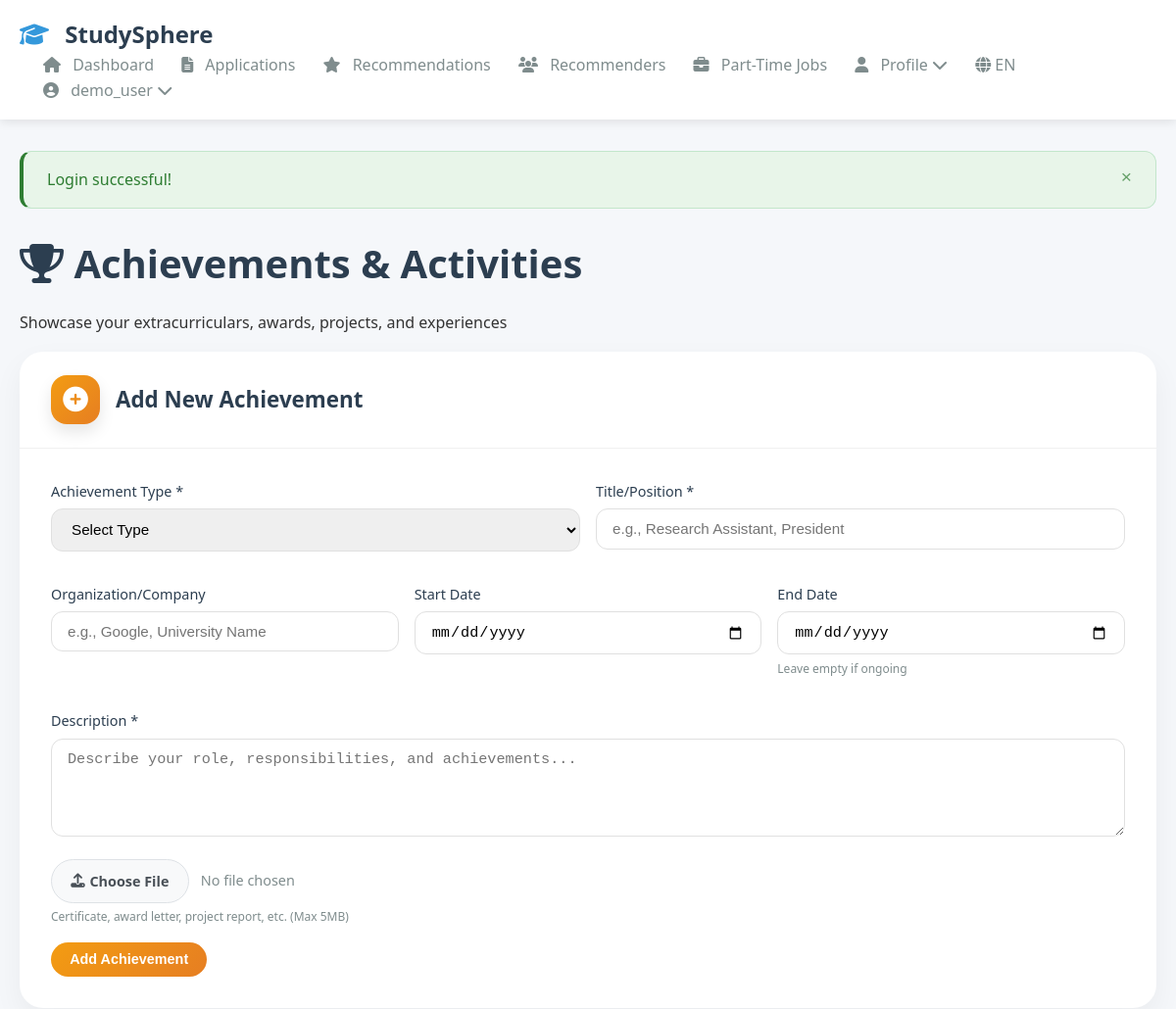
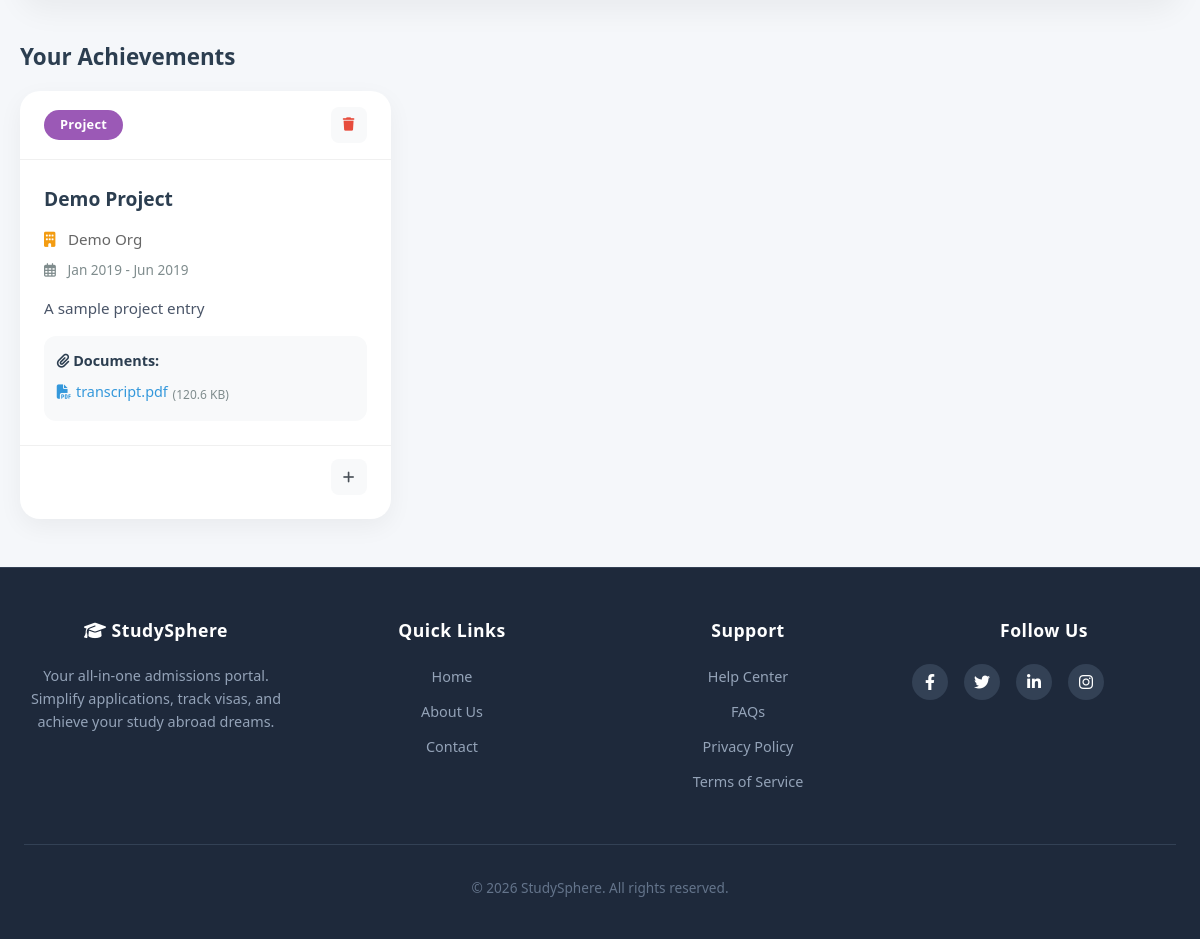
The page /public/student/achievements.php (signed in) on the database its author committed (2 pictures, top to bottom).
### tables this page shows
CREATE TABLE users (
  user_id INT UNSIGNED NOT NULL AUTO_INCREMENT PRIMARY KEY,
  username VARCHAR(50) NOT NULL UNIQUE,
  email VARCHAR(255) NOT NULL UNIQUE,
  password_hash VARCHAR(255) NOT NULL,
  default_role_id INT UNSIGNED NOT NULL DEFAULT 1,
  is_verified TINYINT(1) NOT NULL DEFAULT 0,
  is_disabled TINYINT(1) NOT NULL DEFAULT 0,
  preferred_language VARCHAR(10) DEFAULT 'en',
  last_login_at DATETIME NULL,
  created_at DATETIME NOT NULL DEFAULT CURRENT_TIMESTAMP,
  updated_at DATETIME NOT NULL DEFAULT CURRENT_TIMESTAMP ON UPDATE CURRENT_TIMESTAMP,
  deleted_at DATETIME NULL,
  FOREIGN KEY (default_role_id) REFERENCES roles(role_id) ON DELETE RESTRICT,
  KEY idx_users_email (email),
  KEY idx_users_username (username)
);

CREATE TABLE achievements (
  achievement_id INT UNSIGNED NOT NULL AUTO_INCREMENT PRIMARY KEY,
  student_id INT UNSIGNED NOT NULL,
  achievement_type_id INT UNSIGNED NOT NULL,
  title VARCHAR(255) NULL,
  description TEXT NULL,
  organization VARCHAR(255) NULL,
  start_date DATE NULL,
  end_date DATE NULL,
  attachment_id INT UNSIGNED NULL,
  created_at DATETIME NOT NULL DEFAULT CURRENT_TIMESTAMP,
  updated_at DATETIME NULL,
  deleted_at DATETIME NULL,
  FOREIGN KEY (student_id) REFERENCES students(student_id) ON DELETE CASCADE,
  FOREIGN KEY (achievement_type_id) REFERENCES achievement_types(achievement_type_id) ON DELETE RESTRICT,
  FOREIGN KEY (attachment_id) REFERENCES attachments(attachment_id) ON DELETE SET NULL,
  KEY idx_achievements_student (student_id),
  KEY idx_achievements_type (achievement_type_id)
);

CREATE TABLE achievement_types (
  achievement_type_id INT UNSIGNED NOT NULL AUTO_INCREMENT PRIMARY KEY,
  code VARCHAR(50) NOT NULL UNIQUE,
  name VARCHAR(120) NOT NULL,
  created_at DATETIME NOT NULL DEFAULT CURRENT_TIMESTAMP
);

CREATE TABLE attachments (
  attachment_id INT UNSIGNED NOT NULL AUTO_INCREMENT PRIMARY KEY,
  uploader_user_id INT UNSIGNED NOT NULL,
  filename VARCHAR(255) NOT NULL,
  file_url VARCHAR(2048) NOT NULL,
  file_type VARCHAR(100) NULL,
  file_size INT UNSIGNED NULL,
  checksum VARCHAR(128) NULL,
  verified_by_admin_id INT UNSIGNED NULL,
  verified_at DATETIME NULL,
  created_at DATETIME NOT NULL DEFAULT CURRENT_TIMESTAMP,
  deleted_at DATETIME NULL,
  created_by INT UNSIGNED NULL,
  updated_by INT UNSIGNED NULL,
  updated_at DATETIME NULL,
  FOREIGN KEY (uploader_user_id) REFERENCES users(user_id) ON DELETE CASCADE,
  FOREIGN KEY (verified_by_admin_id) REFERENCES users(user_id) ON DELETE SET NULL,
  FOREIGN KEY (created_by) REFERENCES users(user_id) ON DELETE SET NULL,
  FOREIGN KEY (updated_by) REFERENCES users(user_id) ON DELETE SET NULL,
  KEY idx_attachments_uploader (uploader_user_id),
  KEY idx_attachments_verified_by (verified_by_admin_id),
  KEY idx_attachments_created_at (created_at),
  KEY idx_attachments_file_type (file_type)
);

### public/student/achievements.php (the view, shortened to what the rows shown need)
<?php
require_once '../../app/includes/init.php';
require_once '../../app/templates/header.php';
$auth = new Auth();
$student_id = $auth->getStudentId();
$db = new Database();
$achievements = $db->fetchAll(
    "SELECT a.*, at.name as type_name
     FROM achievements a
     JOIN achievement_types at ON a.achievement_type_id = at.achievement_type_id
     WHERE a.student_id = ? AND a.deleted_at IS NULL
     ORDER BY a.end_date DESC",
    [$student_id]
);
?>
<div class="page-header">
    <h1><i class="fas fa-trophy"></i> Achievements & Activities</h1>
</div>
<?php if (empty($achievements)): ?>
    <div class="empty-state">
        <i class="fas fa-trophy fa-4x"></i>
        <h4>No achievements yet</h4>
        <p>Add your first achievement using the form above.</p>
    </div>
<?php else: ?>
    <div class="achievements-grid">
        <?php foreach ($achievements as $achievement): ?>
            <div class="achievement-card">
                <div class="card-header">
                    <div class="type-badge" style="background: <?php
                        $colors = ['#3498db', '#9b59b6', '#e74c3c', '#f39c12', '#2ecc71', '#1abc9c'];
                        echo $colors[$achievement['achievement_type_id'] % count($colors)];
                    ?>;">
                        <?php echo $achievement['type_name']; ?>
                    </div>
                    <div class="card-actions">
                        <form method="POST" onsubmit="return confirm('Delete this achievement?');">
                            <button type="submit" name="delete_achievement" class="btn-icon btn-danger" title="Delete">
                                <i class="fas fa-trash"></i>
                            </button>
                        </form>
                    </div>
                </div>
                <div class="card-body">
                    <h4><?php echo htmlspecialchars($achievement['title']); ?></h4>
                    <?php if ($achievement['organization']): ?>
                        <p class="organization"><i class="fas fa-building"></i> <?php echo htmlspecialchars($achievement['organization']); ?></p>
                    <?php endif; ?>
                    <?php if ($achievement['start_date']): ?>
                        <p class="date"><i class="far fa-calendar-alt"></i>
                            <?php echo Helpers::formatDate($achievement['start_date'], 'M Y'); ?> -
                            <?php echo $achievement['end_date'] ? Helpers::formatDate($achievement['end_date'], 'M Y') : 'Present'; ?>
                        </p>
                    <?php endif; ?>
                    <p class="description"><?php echo nl2br(htmlspecialchars($achievement['description'])); ?></p>
                    <?php
                    $documents = $db->fetchAll(
                        "SELECT a.* FROM attachments a
                         JOIN achievement_documents ad ON a.attachment_id = ad.attachment_id
                         WHERE ad.achievement_id = ? AND a.deleted_at IS NULL",
                        [$achievement['achievement_id']]
                    );
                    ?>
                    <?php if (!empty($documents)): ?>
                        <div class="documents">
                            <strong><i class="fas fa-paperclip"></i> Documents:</strong>
                            <ul>
                                <?php foreach ($documents as $doc): ?>
                                    <li>
                                        <a href="<?php echo $doc['file_url']; ?>" target="_blank">
                                            <i class="fas fa-file-pdf"></i> <?php echo htmlspecialchars($doc['filename']); ?>
                                            <small>(<?php echo round($doc['file_size']/1024, 1); ?> KB)</small>
                                        </a>
                                    </li>
                                <?php endforeach; ?>
                            </ul>
                        </div>
                    <?php endif; ?>
                </div>
                <div class="card-footer">
                    <button class="btn-icon" onclick="toggleUploadForm(<?php echo $achievement['achievement_id']; ?>)" title="Add Document">
                        <i class="fas fa-plus"></i>
                    </button>
                </div>
            </div>
        <?php endforeach; ?>
    </div>
<?php endif; ?>
<?php require_once '../../app/templates/footer.php'; ?>

### app/templates/header.php (shortened to what the rows shown need)
<?php
$current_user = isset($_SESSION['user_id']) ? (new Auth())->getCurrentUser() : null;
?>
<!DOCTYPE html>
<html lang="en">
<head>
    <link rel="stylesheet" href="/studysphere/public/assets/css/main.css">
    <link rel="stylesheet" href="https://cdnjs.cloudflare.com/ajax/libs/font-awesome/6.4.0/css/all.min.css">
</head>
<body>
    <nav class="navbar">
        <div class="container">
            <div class="nav-menu" id="navMenu">
                <?php if (isset($_SESSION['user_id'])): ?>
                    <?php if ($_SESSION['role'] == 'student'): ?>
                        <a href="/studysphere/public/student/dashboard.php" class="nav-link">
                            <i class="fas fa-home"></i> <span class="nav-text">Dashboard</span>
                        </a>
                        <a href="/studysphere/public/student/applications.php" class="nav-link">
                            <i class="fas fa-file-alt"></i> <span class="nav-text">Applications</span>
                        </a>
                        <a href="/studysphere/public/student/program_recommendations.php" class="nav-link">
                            <i class="fas fa-star"></i> <span class="nav-text">Recommendations</span>
                        </a>
                        <a href="/studysphere/public/student/recommenders.php" class="nav-link">
                        <i class="fas fa-users"></i> <span class="nav-text">Recommenders</span>
                        </a>
                        <a href="/studysphere/public/student/jobs.php" class="nav-link">
                        <i class="fas fa-briefcase"></i> <span class="nav-text">Part-Time Jobs</span>
                        </a>
                        <div class="nav-dropdown">
                        <a href="#" class="nav-link dropdown-toggle">
                            <i class="fas fa-user"></i> <span class="nav-text">Profile</span> <i class="fas fa-chevron-down"></i>
                        </a>
                    </div>
                    <?php endif; ?>
                    <div class="nav-dropdown lang-switcher">
    <a href="#" class="nav-link dropdown-toggle">
        <i class="fas fa-globe"></i> <?= strtoupper(Lang::getInstance()->getCurrentLang()) ?>
    </a>
</div>
                    <div class="nav-dropdown user-dropdown">
                        <a href="#" class="nav-link dropdown-toggle">
                            <i class="fas fa-user-circle"></i>
                            <span class="nav-text">
                                <?php
                                if ($current_user && !empty($current_user['first_name'])) {
                                    echo htmlspecialchars($current_user['first_name']);
                                } else {
                                    echo htmlspecialchars($_SESSION['username']);
                                }
                                ?>
                            </span>
                            <i class="fas fa-chevron-down"></i>
                        </a>
                    </div>
<?php endif; ?>
            </div>
        </div>
    </nav>
    <div class="container">

### rows shown on the page
users: preferred_language "EN"
achievements: achievement_type.name "Project", title "Demo Project", organization "Demo Org", start_date "Jan 2019", end_date "Jun 2019", description "A sample project entry"
attachments: filename "transcript.pdf", $doc['file_size']/1024 "120.6"

### other values the page prints
$_SESSION['username'] "demo_user"
$flash['message'] "Login successful!"
